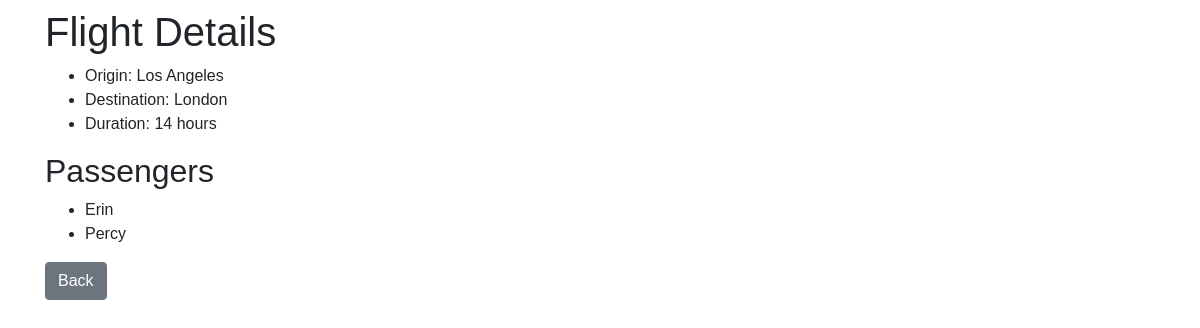
/flights/4, run on the app's committed database.
### tables this page shows
CREATE TABLE flights (
	id INTEGER PRIMARY KEY, 
	origin VARCHAR NOT NULL,	
	destination VARCHAR NOT NULL, 
	duration INTEGER NOT NULL
);

CREATE TABLE passengers (
	id INTEGER PRIMARY KEY, 
	name VARCHAR NOT NULL,	
	flight_id INTEGER REFERENCES flights
);

### ChrisAirlines.py (the view)
@app.route("/flights/<int:flight_id>")
def flight(flight_id):
    flight = db.execute("SELECT * FROM flights WHERE id = :id", {"id": flight_id}).fetchone()
    if flight is None:
        return render_template("index8.html", message="No such flight.")
    passengers = db.execute("SELECT name FROM passengers WHERE flight_id = :fi", {"fi": flight_id}).fetchall()
    return render_template("index11.html", flight=flight, passengers=passengers)

### templates/index11.html (shortened to what this page needs)
{% extends "layout.html" %}
{% block body %}
    <h1> Flight Details </h1>
    <ul>
        <li>Origin: {{ flight.origin }}</li>
        <li>Destination: {{flight.destination }}</li>
        <li>Duration: {{flight.duration}} hours</li>
    </ul>
    <h2>Passengers</h2>
    <ul>
        {% for passenger in passengers %}
            <li>{{ passenger.name }}</li>
        {% else %}
            <li>No passengers.</li>
        {% endfor %}
    </ul>
    <form action="{{ url_for('index') }}">
        <div class=form-group">
                <button class="btn btn-secondary">Back</button>
        </div>
    </form>
{% endblock %}

### data on the page
flights: origin "Los Angeles", destination "London", duration "14"
passengers: name "Erin"
passengers: name "Percy"
